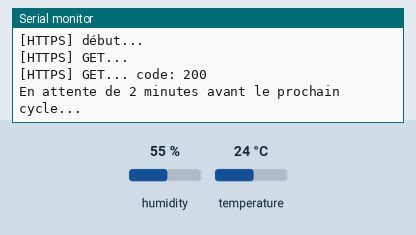
Recording of a sketch running on a simulated ESP8266 (NodeMCU). On the bench: the last lines printed to the serial monitor. Inputs (shaded band) come from the test bench; at power-on: humidity 55 %, temperature 24 °C. WiFi joins after 1.5 s; servers stay silent unless stated; uploads are accepted with an empty reply.

Above: at 17.8 s.
17.9 s: humidity set to 22 %
At 23.0 s:
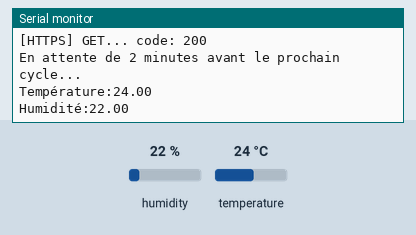
33.0 s: temperature set to 12 °C
At 52.13 s:
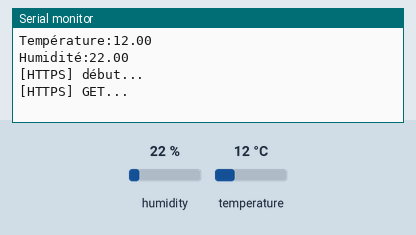

The sketch:

esp8266_https.ino
```cpp
#include <ESP8266WiFi.h>
#include <ESP8266HTTPClient.h>
#include "DHT.h"
#include <Arduino.h>
#include <WiFiClientSecureBearSSL.h>

/************ État global (vous n'avez pas besoin de modifier cela!) ******************/
#define DHTTYPE DHT11   // Capteur DHT 11
#define DHTPIN 2         // Broche à laquelle le capteur est connecté
DHT dht(DHTPIN, DHTTYPE); // Déclaration du capteur

#ifndef STASSID
#define STASSID "wifi-snir-02"
#define STAPSK "snir456baggio"
#endif

String HOST_NAME = "https://192.168.0.0"; // REMPLACEZ PAR L'ADRESSE IP DE VOTRE PC
String PHP_FILE_NAME   = "/iot_projet/db/recolte_donne.php";  // REMPLACEZ PAR LE NOM DE VOTRE FICHIER PHP
String tempQuery = "?temperature=15";   // Valeur de test 15 pour l'exemple

void setup() {

    Serial.begin(115200);

    Serial.println();
    Serial.println();
    Serial.println();

    // Connexion au Wi-Fi
    WiFi.mode(WIFI_STA);
    WiFi.begin(STASSID, STAPSK);

    while (WiFi.status() != WL_CONNECTED) {
    delay(500);
    Serial.print(".");
    }
    Serial.println("");
    Serial.print("Connecté! Adresse IP: ");
    Serial.println(WiFi.localIP());
}

void loop() {

    float temperature = dht.readTemperature(); // Lecture de la température en degrés Celsius
    Serial.print("Température:");
    Serial.println(temperature);

    float humidite = dht.readHumidity(); // Lecture de l'humidité en %
    Serial.print("Humidité:");
    Serial.println(humidite);

    delay(10000);
    String valeurT = "?temperature=" + String(temperature); // Stocke uniquement la température
    String valeurH = "&humidite=" + String(humidite); // Stocke uniquement l'humidité

    String server = HOST_NAME + PHP_FILE_NAME + valeurT + valeurH;
    // Attendre la connexion Wi-Fi
    if ((WiFi.status() == WL_CONNECTED)) {

        std::unique_ptr<BearSSL::WiFiClientSecure>client(new BearSSL::WiFiClientSecure);

        // Ignorer la validation du certificat SSL
        client->setInsecure();

        // Créer une instance HTTPClient
        HTTPClient https;

        // Initialisation d'une communication HTTPS en utilisant le client sécurisé
        Serial.print("[HTTPS] début...\n");
        if (https.begin(*client, server)) {  // HTTPS
            Serial.print("[HTTPS] GET...\n");
            // Démarrez la connexion et envoyez l'en-tête HTTP
            int httpCode = https.GET();
            // httpCode sera négatif en cas d'erreur
            if (httpCode > 0) {
                // L'en-tête HTTP a été envoyé et la réponse du serveur a été traitée
                Serial.printf("[HTTPS] GET... code: %d\n", httpCode);
                // Fichier trouvé sur le serveur
                if (httpCode == HTTP_CODE_OK || httpCode == HTTP_CODE_MOVED_PERMANENTLY) {
                    String payload = https.getString();
                    Serial.println(payload);
                }
            }
            else {
            Serial.printf("[HTTPS] GET... échec, erreur: %s\n", https.errorToString(httpCode).c_str());
            }

            https.end();
        }
        else {
            Serial.printf("[HTTPS] Impossible de se connecter\n");
        }
    }
    Serial.println();
    Serial.println("En attente de 2 minutes avant le prochain cycle...");
    delay(10000);
}
```

Measured:
- after the input at 17.9 s, the serial monitor: prints a new line after 3.9 s (image 1)
- after the input at 33.0 s, the serial monitor: prints a new line after 9.0 s (image 2)
